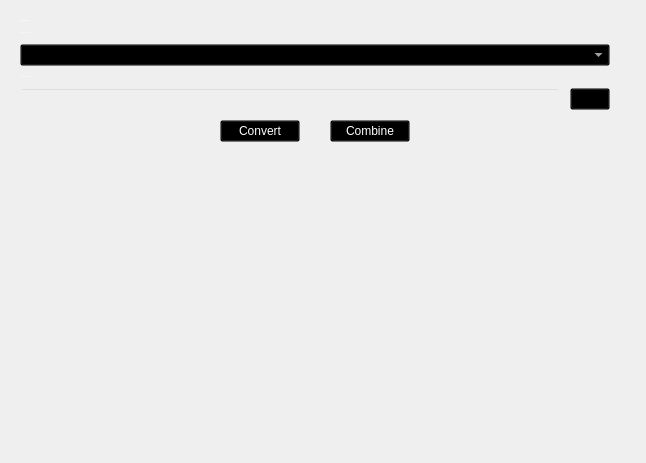
               <widget class="QWidget" name="page_playlists">
                <layout class="QVBoxLayout" name="verticalLayout_22">
                 <property name="spacing">
                  <number>0</number>
                 </property>
                 <item alignment="Qt::AlignTop">
                  <widget class="QWidget" name="frame_playlist_title" native="true">
                   <property name="palette">
                    <palette>
                     <active>
                      <colorrole role="WindowText">
                       <brush brushstyle="SolidPattern">
                        <color alpha="255">
                         <red>255</red>
                         <green>255</green>
                         <blue>255</blue>
                        </color>
                       </brush>
                      </colorrole>
                      <colorrole role="Button">
                       <brush brushstyle="SolidPattern">
                        <color alpha="0">
                         <red>0</red>
                         <green>0</green>
                         <blue>0</blue>
                        </color>
                       </brush>
                      </colorrole>
                      <colorrole role="Text">
                       <brush brushstyle="SolidPattern">
                        <color alpha="255">
                         <red>255</red>
                         <green>255</green>
                         <blue>255</blue>
                        </color>
                       </brush>
                      </colorrole>
                      <colorrole role="ButtonText">
                       <brush brushstyle="SolidPattern">
                        <color alpha="255">
                         <red>255</red>
                         <green>255</green>
                         <blue>255</blue>
                        </color>
                       </brush>
                      </colorrole>
                      <colorrole role="Base">
                       <brush brushstyle="SolidPattern">
                        <color alpha="0">
                         <red>0</red>
                         <green>0</green>
                         <blue>0</blue>
                        </color>
                       </brush>
                      </colorrole>
                      <colorrole role="Window">
                       <brush brushstyle="SolidPattern">
                        <color alpha="0">
                         <red>0</red>
                         <green>0</green>
                         <blue>0</blue>
                        </color>
                       </brush>
                      </colorrole>
                      <colorrole role="PlaceholderText">
                       <brush brushstyle="SolidPattern">
                        <color alpha="255">
                         <red>255</red>
                         <green>255</green>
                         <blue>255</blue>
                        </color>
                       </brush>
                      </colorrole>
                     </active>
                     <inactive>
                      <colorrole role="WindowText">
                       <brush brushstyle="SolidPattern">
                        <color alpha="255">
                         <red>255</red>
                         <green>255</green>
                         <blue>255</blue>
                        </color>
                       </brush>
                      </colorrole>
                      <colorrole role="Button">
                       <brush brushstyle="SolidPattern">
                        <color alpha="0">
                         <red>0</red>
                         <green>0</green>
                         <blue>0</blue>
                        </color>
                       </brush>
                      </colorrole>
                      <colorrole role="Text">
                       <brush brushstyle="SolidPattern">
                        <color alpha="255">
                         <red>255</red>
                         <green>255</green>
                         <blue>255</blue>
                        </color>
                       </brush>
                      </colorrole>
                      <colorrole role="ButtonText">
                       <brush brushstyle="SolidPattern">
                        <color alpha="255">
                         <red>255</red>
                         <green>255</green>
                         <blue>255</blue>
                        </color>
                       </brush>
                      </colorrole>
                      <colorrole role="Base">
                       <brush brushstyle="SolidPattern">
                        <color alpha="0">
                         <red>0</red>
                         <green>0</green>
                         <blue>0</blue>
                        </color>
                       </brush>
                      </colorrole>
                      <colorrole role="Window">
                       <brush brushstyle="SolidPattern">
                        <color alpha="0">
                         <red>0</red>
                         <green>0</green>
                         <blue>0</blue>
                        </color>
                       </brush>
                      </colorrole>
                      <colorrole role="PlaceholderText">
                       <brush brushstyle="SolidPattern">
                        <color alpha="255">
                         <red>255</red>
                         <green>255</green>
                         <blue>255</blue>
                        </color>
                       </brush>
                      </colorrole>
                     </inactive>
                     <disabled>
                      <colorrole role="WindowText">
                       <brush brushstyle="SolidPattern">
                        <color alpha="255">
                         <red>255</red>
                         <green>255</green>
                         <blue>255</blue>
                        </color>
                       </brush>
                      </colorrole>
                      <colorrole role="Button">
                       <brush brushstyle="SolidPattern">
                        <color alpha="0">
                         <red>0</red>
                         <green>0</green>
                         <blue>0</blue>
                        </color>
                       </brush>
                      </colorrole>
                      <colorrole role="Text">
                       <brush brushstyle="SolidPattern">
                        <color alpha="255">
                         <red>255</red>
                         <green>255</green>
                         <blue>255</blue>
                        </color>
                       </brush>
                      </colorrole>
                      <colorrole role="ButtonText">
                       <brush brushstyle="SolidPattern">
                        <color alpha="255">
                         <red>255</red>
                         <green>255</green>
                         <blue>255</blue>
                        </color>
                       </brush>
                      </colorrole>
                      <colorrole role="Base">
                       <brush brushstyle="SolidPattern">
                        <color alpha="0">
                         <red>0</red>
                         <green>0</green>
                         <blue>0</blue>
                        </color>
                       </brush>
                      </colorrole>
                      <colorrole role="Window">
                       <brush brushstyle="SolidPattern">
                        <color alpha="0">
                         <red>0</red>
                         <green>0</green>
                         <blue>0</blue>
                        </color>
                       </brush>
                      </colorrole>
                      <colorrole role="PlaceholderText">
                       <brush brushstyle="SolidPattern">
                        <color alpha="255">
                         <red>255</red>
                         <green>255</green>
                         <blue>255</blue>
                        </color>
                       </brush>
                      </colorrole>
                     </disabled>
                    </palette>
                   </property>
                   <layout class="QHBoxLayout" name="horizontalLayout_18">
                    <property name="spacing">
                     <number>0</number>
                    </property>
                    <property name="rightMargin">
                     <number>0</number>
                    </property>
                    <property name="bottomMargin">
                     <number>0</number>
                    </property>
                    <item alignment="Qt::AlignLeft|Qt::AlignTop">
                     <widget class="QLabel" name="lbl_playlist_title">
                      <property name="font">
                       <font>
                        <pointsize>-1</pointsize>
                        <weight>75</weight>
                        <bold>true</bold>
                       </font>
                      </property>
                      <property name="text">
                       <string>Mange Your Playlists</string>
                      </property>
                     </widget>
                    </item>
                   </layout>
                  </widget>
                 </item>
                 <item>
                  <widget class="QWidget" name="frame_playlist_body" native="true">
                   <property name="palette">
                    <palette>
                     <active>
                      <colorrole role="WindowText">
                       <brush brushstyle="SolidPattern">
                        <color alpha="255">
                         <red>255</red>
                         <green>255</green>
                         <blue>255</blue>
                        </color>
                       </brush>
                      </colorrole>
                      <colorrole role="Button">
                       <brush brushstyle="SolidPattern">
                        <color alpha="0">
                         <red>0</red>
                         <green>0</green>
                         <blue>0</blue>
                        </color>
                       </brush>
                      </colorrole>
                      <colorrole role="Text">
                       <brush brushstyle="SolidPattern">
                        <color alpha="255">
                         <red>255</red>
                         <green>255</green>
                         <blue>255</blue>
                        </color>
                       </brush>
                      </colorrole>
                      <colorrole role="ButtonText">
                       <brush brushstyle="SolidPattern">
                        <color alpha="255">
                         <red>255</red>
                         <green>255</green>
                         <blue>255</blue>
                        </color>
                       </brush>
                      </colorrole>
                      <colorrole role="Base">
                       <brush brushstyle="SolidPattern">
                        <color alpha="0">
                         <red>0</red>
                         <green>0</green>
                         <blue>0</blue>
                        </color>
                       </brush>
                      </colorrole>
                      <colorrole role="Window">
                       <brush brushstyle="SolidPattern">
                        <color alpha="0">
                         <red>0</red>
                         <green>0</green>
                         <blue>0</blue>
                        </color>
                       </brush>
                      </colorrole>
                      <colorrole role="PlaceholderText">
                       <brush brushstyle="SolidPattern">
                        <color alpha="255">
                         <red>255</red>
                         <green>255</green>
                         <blue>255</blue>
                        </color>
                       </brush>
                      </colorrole>
                     </active>
                     <inactive>
                      <colorrole role="WindowText">
                       <brush brushstyle="SolidPattern">
                        <color alpha="255">
                         <red>255</red>
                         <green>255</green>
                         <blue>255</blue>
                        </color>
                       </brush>
                      </colorrole>
                      <colorrole role="Button">
                       <brush brushstyle="SolidPattern">
                        <color alpha="0">
                         <red>0</red>
                         <green>0</green>
                         <blue>0</blue>
                        </color>
                       </brush>
                      </colorrole>
                      <colorrole role="Text">
                       <brush brushstyle="SolidPattern">
                        <color alpha="255">
                         <red>255</red>
                         <green>255</green>
                         <blue>255</blue>
                        </color>
                       </brush>
                      </colorrole>
                      <colorrole role="ButtonText">
                       <brush brushstyle="SolidPattern">
                        <color alpha="255">
                         <red>255</red>
                         <green>255</green>
                         <blue>255</blue>
                        </color>
                       </brush>
                      </colorrole>
                      <colorrole role="Base">
                       <brush brushstyle="SolidPattern">
                        <color alpha="0">
                         <red>0</red>
                         <green>0</green>
                         <blue>0</blue>
                        </color>
                       </brush>
                      </colorrole>
                      <colorrole role="Window">
                       <brush brushstyle="SolidPattern">
                        <color alpha="0">
                         <red>0</red>
                         <green>0</green>
                         <blue>0</blue>
                        </color>
                       </brush>
                      </colorrole>
                      <colorrole role="PlaceholderText">
                       <brush brushstyle="SolidPattern">
                        <color alpha="255">
                         <red>255</red>
                         <green>255</green>
                         <blue>255</blue>
                        </color>
                       </brush>
                      </colorrole>
                     </inactive>
                     <disabled>
                      <colorrole role="WindowText">
                       <brush brushstyle="SolidPattern">
                        <color alpha="255">
                         <red>255</red>
                         <green>255</green>
                         <blue>255</blue>
                        </color>
                       </brush>
                      </colorrole>
                      <colorrole role="Button">
                       <brush brushstyle="SolidPattern">
                        <color alpha="0">
                         <red>0</red>
                         <green>0</green>
                         <blue>0</blue>
                        </color>
                       </brush>
                      </colorrole>
                      <colorrole role="Text">
                       <brush brushstyle="SolidPattern">
                        <color alpha="255">
                         <red>255</red>
                         <green>255</green>
                         <blue>255</blue>
                        </color>
                       </brush>
                      </colorrole>
                      <colorrole role="ButtonText">
                       <brush brushstyle="SolidPattern">
                        <color alpha="255">
                         <red>255</red>
                         <green>255</green>
                         <blue>255</blue>
                        </color>
                       </brush>
                      </colorrole>
                      <colorrole role="Base">
                       <brush brushstyle="SolidPattern">
                        <color alpha="0">
                         <red>0</red>
                         <green>0</green>
                         <blue>0</blue>
                        </color>
                       </brush>
                      </colorrole>
                      <colorrole role="Window">
                       <brush brushstyle="SolidPattern">
                        <color alpha="0">
                         <red>0</red>
                         <green>0</green>
                         <blue>0</blue>
                        </color>
                       </brush>
                      </colorrole>
                      <colorrole role="PlaceholderText">
                       <brush brushstyle="SolidPattern">
                        <color alpha="255">
                         <red>255</red>
                         <green>255</green>
                         <blue>255</blue>
                        </color>
                       </brush>
                      </colorrole>
                     </disabled>
                    </palette>
                   </property>
                   <layout class="QVBoxLayout" name="verticalLayout_23">
                    <property name="spacing">
                     <number>10</number>
                    </property>
                    <property name="topMargin">
                     <number>10</number>
                    </property>
                    <property name="rightMargin">
                     <number>25</number>
                    </property>
                    <property name="bottomMargin">
                     <number>310</number>
                    </property>
                    <item>
                     <layout class="QVBoxLayout" name="verticalLayout_12">
                      <property name="spacing">
                       <number>10</number>
                      </property>
                      <property name="topMargin">
                       <number>0</number>
                      </property>
                      <item>
                       <layout class="QVBoxLayout" name="verticalLayout_6">
                        <property name="rightMargin">
                         <number>0</number>
                        </property>
                        <item>
                         <widget class="QLabel" name="lbl_playlist_prepend">
                          <property name="font">
                           <font>
                            <pointsize>-1</pointsize>
                           </font>
                          </property>
                          <property name="text">
                           <string>Library Section Directory</string>
                          </property>
                         </widget>
                        </item>
                        <item>
                         <widget class="QComboBox" name="cmb_playlist_prepend">
                          <property name="font">
                           <font>
                            <pointsize>-1</pointsize>
                           </font>
                          </property>
                         </widget>
                        </item>
                       </layout>
                      </item>
                      <item>
                       <layout class="QVBoxLayout" name="verticalLayout_8">
                        <property name="rightMargin">
                         <number>0</number>
                        </property>
                        <item>
                         <widget class="QLabel" name="lbl_custom_prepend">
                          <property name="font">
                           <font>
                            <pointsize>-1</pointsize>
                           </font>
                          </property>
                          <property name="text">
                           <string>Add New Directory Path</string>
                          </property>
                         </widget>
                        </item>
                        <item>
                         <layout class="QHBoxLayout" name="horizontalLayout_4">
                          <item>
                           <widget class="QLineEdit" name="lned_custom_prepend">
                            <property name="font">
                             <font>
                              <pointsize>-1</pointsize>
                             </font>
                            </property>
                            <property name="readOnly">
                             <bool>false</bool>
                            </property>
                           </widget>
                          </item>
                          <item>
                           <widget class="QPushButton" name="btn_add_prepend">
                            <property name="cursor">
                             <cursorShape>PointingHandCursor</cursorShape>
                            </property>
                            <property name="text">
                             <string/>
                            </property>
                            <property name="icon">
                             <iconset resource="resources.qrc">
                              <normaloff>:/golden/icons/gold/add-square-svgrepo-com.svg</normaloff>:/golden/icons/gold/add-square-svgrepo-com.svg</iconset>
                            </property>
                            <property name="iconSize">
                             <size>
                              <width>34</width>
                              <height>34</height>
                             </size>
                            </property>
                           </widget>
                          </item>
                         </layout>
                        </item>
                       </layout>
                      </item>
                     </layout>
                    </item>
                    <item>
                     <layout class="QHBoxLayout" name="horizontalLayout_6">
                      <property name="spacing">
                       <number>30</number>
                      </property>
                      <property name="leftMargin">
                       <number>200</number>
                      </property>
                      <property name="rightMargin">
                       <number>200</number>
                      </property>
                      <item alignment="Qt::AlignVCenter">
                       <widget class="QPushButton" name="btn_playlist_convert">
                        <property name="cursor">
                         <cursorShape>PointingHandCursor</cursorShape>
                        </property>
                        <property name="text">
                         <string>Convert</string>
                        </property>
                        <property name="iconSize">
                         <size>
                          <width>24</width>
                          <height>24</height>
                         </size>
                        </property>
                       </widget>
                      </item>
                      <item alignment="Qt::AlignVCenter">
                       <widget class="QPushButton" name="btn_playlist_combine">
                        <property name="cursor">
                         <cursorShape>PointingHandCursor</cursorShape>
                        </property>
                        <property name="text">
                         <string>Combine</string>
                        </property>
                        <property name="iconSize">
                         <size>
                          <width>24</width>
                          <height>24</height>
                         </size>
                        </property>
                       </widget>
                      </item>
                     </layout>
                    </item>
                   </layout>
                  </widget>
                 </item>
                </layout>
               </widget>
